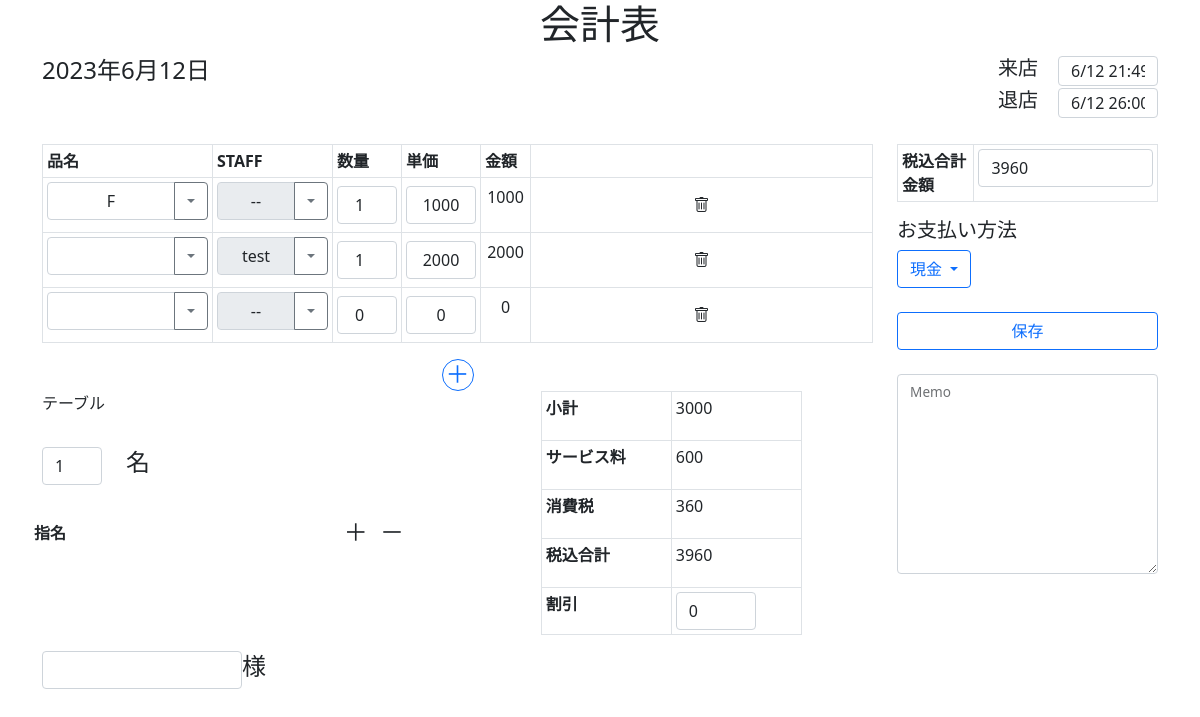
/checksheet/30, run on the app's committed database.
### attendance/models.py (models this page shows)
class CheckSheet(models.Model):
    total_fee = models.IntegerField(default=0)
    discount = models.IntegerField(default=0)
    how_cash = models.CharField(max_length=20, null=True)
    asign = models.BooleanField(default=False)
    client_name = models.CharField(max_length=20, null=True)
    client_num = models.IntegerField(default=0)
    start_time = models.DateTimeField(verbose_name="来店時間")
    end_time = models.DateTimeField(verbose_name="退店時間")
    start_overtime = models.CharField(max_length=20, null=True)
    end_overtime = models.CharField(max_length=20, null=True)
    drink_staff = models.ManyToManyField("Account",related_name="drink",through="SheetStaffRelation")
    staff = models.ManyToManyField("Account",through="SheetAccountRelation")
    memo_str = models.CharField(max_length=100, null=True)
    def __str__(self):
        return self.client_name

class Item(models.Model):
    item_name = models.CharField(max_length=20, null=True)
    staff =  models.CharField(max_length=20, null=True)
    item_num = models.IntegerField()
    item_cost = models.IntegerField()
    checkSheet = models.ForeignKey(CheckSheet, on_delete=models.CASCADE)
    Menu = models.ForeignKey(ItemMenu, on_delete=models.CASCADE)
    def __str__(self):
        return self.item_name

### attendance/views.py (the view, shortened to what this page needs)
# urls.py: path("checksheet/<int:pk>", views.CheckEditer.as_view(), name="CheckSheet"),
class CheckEditer(TemplateView):
    def get(self, request, pk):
        sheet = get_object_or_404(CheckSheet, pk=pk)
        context = {
            "Staff": Account.objects.all(),
            "Relations": sheet.sheetaccountrelation_set.all(),
            "CheckSheet": get_object_or_404(CheckSheet, pk=pk),
            "Menu": get_object_or_404(ItemMenu, menu="Default"),
            }
        return render(request,"attendance/checksheet.html", context)

### attendance/models.py (called while the page is built)
    def __str__(self):
        return self.user.username

### templates/attendance/checksheet.html (shortened to what this page needs)
{% extends "attendance/DB5_base.html" %}
{% block body %}
<div class="container">
    <form action="{% url 'CheckSheet' pk=CheckSheet.pk %}" method="post">
        <header>
        <h1 class="text-center">会計表</h1>
    </header>
    <main>
        <div class="row">
            <div class="col-8">
                <h4>{{CheckSheet.start_time|date:"Y年n月j日"}}</h4>
            </div>
            <div class="col-4 ">
                <div class="col  d-flex justify-content-end">
                    <h5>来店　</h5>
                    <input type="text" name="start_time" class="form-control" value="{{CheckSheet.start_overtime}}" style="width: 100px; height: 30px;">
                </div>
                <div class="col d-flex justify-content-end">
                    <h5>退店　</h5>
                    <input type="text" name="end_time" class="form-control" value="{{CheckSheet.end_overtime}}" style="width: 100px; height: 30px;">
                </div>
            </div>
        </div>
        <br>
        <div class="row">
        <div class="col-md-9">
            <div style="margin: 20px 50;">
            <table class="table table-bordered table-sm align-middle">
                <thead>
                <tr>
                    <th scope="col" style="width: 170px;">品名</th>
                    <th scope="col" style="width: 120px;">STAFF</th>
                    <th scope="col" style="width: 40px;">数量</th>
                    <th scope="col" style="width: 70px;">単価</th>
                    <th scope="col" style="width: 50px;">金額</th>
                    <th scope="col"></th>
                </tr>
                </thead>
                <tbody id="order" style="text-align: center;">
                    {% for item in CheckSheet.item_set.all %}
                        <tr id="item_field">
                            <td>
                                <div class="input-group mb-2" name="item_name">
                                    <input type="text" name="item_name" class="form-control" aria-label="Text input with dropdown button" value="{{item.item_name}}" style="width: 50px; text-align: center;">
                                    <button class="btn btn-outline-secondary dropdown-toggle" type="button" data-bs-toggle="dropdown" aria_expanded="true"></button>
                                </div>
                            </td>
                            <td>
                                <div class="input-group mb-2">
                                    <input type="text" name="staff_name" class="form-control" aria-label="Text input with dropdown button" style="text-align: center;" value="{{item.staff}}" readonly>
                                    <button class="btn btn-outline-secondary dropdown-toggle" type="button" data-bs-toggle="dropdown" aria_expanded="true"></button>
                                </div>
                            </td>
                            <td>
                                <input type="number" name="item_num" id="itemNumber" class="form-control" value="{{item.item_num}}" style="width: 60px; text-align: center;"/>
                            </td>
                            <td>
                                <input type="text" pattern="^[0-9]+$" name="item_cost" id="itemCost" class="form-control" value="{{item.item_cost}}" style="width: 70px; text-align: center;"/>
                            </td>
                            <td>
                                <p name="total">0</p>
                            </td>
                            <td>
                                <button type="button" class="btn oreder_delete">
                                    <i class="bi bi-trash"></i><div class="section1 text-center">
                                </button>
                            </td>
                        </tr>
                    {% endfor %}
                </tbody>
            </table>
            </div>
            <div class="section1 text-center">
                <button type="button" class="btn btn-outline-primary rounded-circle p-0" name="orderAdd" style="width:2rem;height:2rem;"><h4>＋</h4></button>
            </div>
            <div class="row">
                <div class="col-7">
                    <label for="table-id">テーブル</label>
                    <br>
                    <div class="row">
                        <div class="d-flex align-items-center">
                            <input type="number" name="client_num" class="form-control" value="{{CheckSheet.client_num}}" style="width: 60px;">
                            <h4>　名</h4>
                        </div>
                    </div>
                    <br>
                    <div class="row" id="all_staff">
                        <table class="table table-borderless table-sm align-middle" name="staff_table">
                            <thead>
                            <tr>
                                <th scope="col" style="width: 20px;">指名</th>
                                <th scope="col" style="width: 10px;">
                                    <div class="section1 text-center">
                                        <button type="button" class="btn btn-otline-info rounded-circle p-1" name="staffAdd" style="width:2rem;height:2rem;"><h4>＋</h4></button>
                                        <button type="button" class="btn btn-otline-info rounded-circle p-1" name="staffDelete" style="width:2rem;height:2rem;"><h4>－</h4></button>
                                    </div>
                                </th>
                            </tr>
                            </thead>
                        </table>
                    </div>
                </div>
                <div class="col-4">
                    <table class="table table-bordered table-sm">
                        <tbody>
                            <tr>
                                <th scope="row">小計</th>
                                <td>
                                    <p class="text-right" name="total-s-all">0</p>
                                </td>
                            </tr>
                            <tr>
                                <th scope="row">サービス料</th>
                                <td>
                                    <p name="total-20">0</p>
                                </td>
                            </tr>
                            <tr>
                                <th scope="row">消費税</th>
                                <td>
                                    <p name="total-10">0</p>
                                </td>
                            </tr>
                            <tr>
                                <th scope="row">税込合計</th>
                                <td>
                                    <p name="total-all">0</p>
                                </td>
                            </tr>
                            <tr>
                                <th scope="row">割引</th>
                                <td>
                                    <input type="text" pattern="[+-]?\d+" class="form-control" name="discount" value="{{CheckSheet.discount}}" style="width: 80px;"/>
                                </td>
                            </tr>
                        </tbody>
                    </table>
                </div>
            </div>
        <div class="d-flex align-items-center">
            <input type="text" name="client_name" class="form-control" value="{{CheckSheet}}" style="width: 200px ">
            <h4>様</h4>
        </div>
        </div>
        <div class="col-md-3">
            <div>
                <table class="table table-bordered table-sm">
                    <tbody>
                        <tr>
                            <th scope="row">税込合計金額</th>
                            <td>
                                <input class="form-control" name="total-f" value="{{CheckSheet.total_fee}}">
                            </td>
                        </tr>
                    </tbody>
                </table>
                <div class="dropdown" id="cash_how">
                    <h5>お支払い方法</h5>
                    <button class="btn btn-outline-primary dropdown-toggle" type="button" id="dropdownMenuButton" data-bs-toggle="dropdown" aria-expanded="false">
                    {{CheckSheet.how_cash}}
                    </button>
                </div>
            </div>
            <br>
            <div class="row">
                <div class="d-grid gap-1 mx-auto" id="submit_button">
                    <input type="submit" class="btn btn-outline-primary" name="save" value="保存">
                </div>
            </div>
            <br>
            <div class="form-floating">
                <textarea class="form-control" name="memo" id="floatingTextarea" style="height: 200px">{{CheckSheet.memo_str}}</textarea>
                <label for="floatingTextarea">Memo</label>
            </div>
        </div>
    </div>
    </main>
    </form>
</div>
{% endblock body %}

### data on the page
CheckSheet: start_time "2023年6月12日", start_time "6/12 21:49", end_time "6/12 26:00", client_num "1", discount "0", total-f "3960", how_cash "現金"
Item: item_name "F", staff_name "--", item_num "1", item_cost "1000"
Item: staff_name "test", item_num "1", item_cost "2000"
Item: staff_name "--", item_num "0", item_cost "0"
